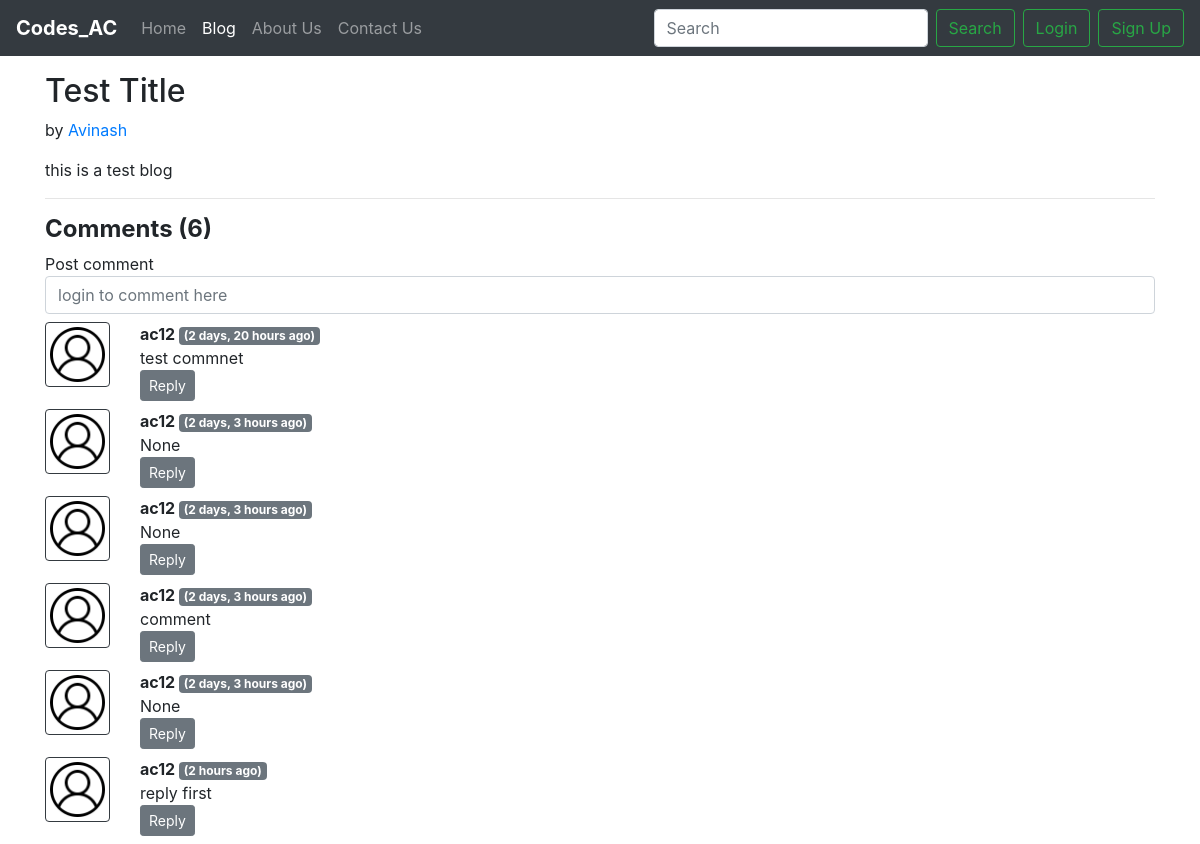
The page /blog/Avinash on the database its author committed.
### blog/models.py (models this page shows, shortened)
class Post(models.Model):
    sno = models.AutoField(primary_key = True)
    author = models.CharField(max_length=100, default="")
    title = models.CharField(max_length=100, default="")
    content = models.TextField()
    pub_date = models.DateTimeField()
    slug = models.CharField(max_length=140)

class BlogComment(models.Model):
    sno = models.AutoField(primary_key = True)
    comment = models.TextField()
    user = models.ForeignKey(User, on_delete=models.CASCADE)
    post = models.ForeignKey(Post, on_delete=models.CASCADE)
    parent = models.ForeignKey('self', on_delete=models.CASCADE, null=True, blank=True)
    timestamp = models.DateTimeField(default=now)

### blog/views.py (the view)
# urls.py: path('<str:slug>', views.blogPost, name="blogPost")
def blogPost(request, slug):
    post = Post.objects.filter(slug=slug)
    comments = BlogComment.objects.filter(post=post[0])
    return render(request, 'blog/blogPost.html',{'post':post, 'comments':comments})

### templates/blog/blogPost.html (shortened to what this page needs)
{% extends 'basic.html' %}
{% block blogactive %} active {% endblock blogactive %}
{% block body %}
{% load humanize %}
{% for post in post %}
<div class="container my-3">
        <h2 class="blog-post-title">{{post.title}}</h2>
        <p class="blog-post-meta">{{post.timeStamp}} by <a href="/about">{{post.author}}</a></p>
        <p>{{post.content}}</p>
        <hr>
</div>
<div class="container">
        <h4> <b> Comments ({{comments.count}}) </b></h4>
        Post comment
        {% if user.is_authenticated %}
        <form action="/blog/postComment" method="POST">
                {% csrf_token %}
                <div class="form-group my-1">
                        <input type="text" class="form-control" name="comment" id="comment"
                                placeholder="comment here ">
                        <input type="hidden" name="postId" value="{{post.sno}}">
                        <input type="hidden" name="replyId" value="">
                        <button type="submit" class="my-2">Submit</button>
                </div>
        </form>
        {% else %}
        <input type="text" class="form-control" name="loginTOcomment" id="loginTOcomment"
                placeholder="login to comment here">
        {% endif %}
        {% for comment in comments %}
        <div class="row my-2">
                <div class="col-md-1"><img src="/static/image/user.png" alt="user"
                                class="img-thumbnail border-dark border-radius:1200"></div>
                <div class="col-md-11"> <b> {{comment.user.username}} </b> <Span class="badge badge-secondary">
                                ({{comment.timestamp|naturaltime}})</Span>
                        <div>{{comment.comment}}</div>
                        <div>
                                <button class="btn btn-secondary btn-sm" type="button" data-toggle="collapse"
                                        data-target="#replybox{{comment.sno}}" aria-expanded="false"
                                        aria-controls="replybox{{comment.sno}}">
                                        Reply
                                </button>
                        </div>
                </div>
        </div>
        {% endfor %}
</div>
{% endfor %}
{% endblock body %}

### templates/basic.html (shortened to what this page needs)
<!doctype html>
<html lang="en">
<head>
  <link rel="stylesheet" href="https://stackpath.bootstrapcdn.com/bootstrap/4.5.0/css/bootstrap.min.css"
>
</head>
<body>
  <nav class="navbar navbar-expand-lg navbar-dark bg-dark">
    <a class="navbar-brand" href="/"><b> Codes_AC </b></a>
    <div class="collapse navbar-collapse" id="navbarSupportedContent">
      <ul class="navbar-nav mr-auto">
        <li class="nav-item {% block homeactive %}
      {% endblock homeactive %} ">
          <a class="nav-link" href="/">Home <span class="sr-only">(current)</span></a>
        </li>
        <li class="nav-item {% block blogactive %}
      {% endblock blogactive %} ">
          <a class="nav-link" href="/blog">Blog</a>
        </li>
        <li class="nav-item {% block aboutactive %}
      {% endblock aboutactive %} ">
          <a class="nav-link" href="/about">About Us</a>
        </li>
        <li class="nav-item {% block contactactive %}
      {% endblock contactactive %} ">
          <a class="nav-link" href="/contact">Contact Us</a>
        </li>
      </ul>
      <form method="get" action="/search/" class="form-inline my-2 my-lg-0">
        <input class="form-control mr-sm-2" type="search" placeholder="Search" aria-label="Search" name="query"
          id="query">
        <button class="btn btn-outline-success my-2 my-sm-0" type="submit">Search </button>
        {% if user.is_authenticated %}
        <ul class="navbar-nav mr-4">
          <li class="nav-item dropdown">
            <a class="nav-link dropdown-toggle" href="#" id="navbarDropdown" role="button" data-toggle="dropdown"
              aria-haspopup="true" aria-expanded="false">
              Welcome {{request.user}}
            </a>
            <div class="dropdown-menu" aria-labelledby="navbarDropdown">
              <a class="dropdown-item" href="/logout">Logout</a>
            </div>
          </li>
        </ul>
        {% else %}
        <button type="button" class="btn btn-outline-success mx-2 " data-toggle="modal" data-target="#login">
          Login
        </button>
        <button type="button" class="btn btn-outline-success " data-toggle="modal" data-target="#signup">
          Sign Up
        </button>
        {% endif %}
      </form>
    </div>
  </nav>
  {% block body %} {% endblock  %}
</body>
</html>

### rows shown on the page
Post: title "Test Title", author "Avinash", content "this is a test blog", count "6"
BlogComment: user.username "ac12", timestamp "2 days, 20 hours ago", comment "test commnet"
BlogComment: user.username "ac12", timestamp "2 days, 3 hours ago", comment "None"
BlogComment: user.username "ac12", timestamp "2 days, 3 hours ago", comment "None"
BlogComment: user.username "ac12", timestamp "2 days, 3 hours ago", comment "comment"
BlogComment: user.username "ac12", timestamp "2 days, 3 hours ago", comment "None"
BlogComment: user.username "ac12", timestamp "2 hours ago", comment "reply first"
